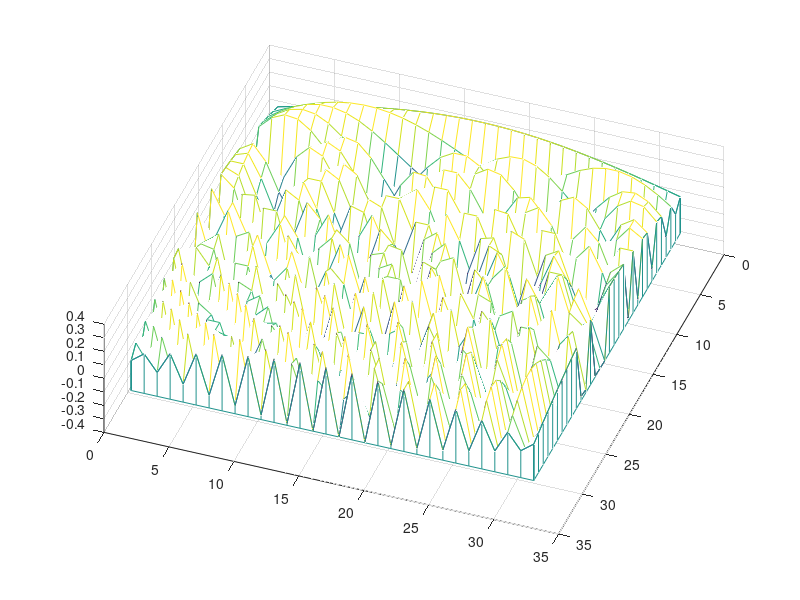
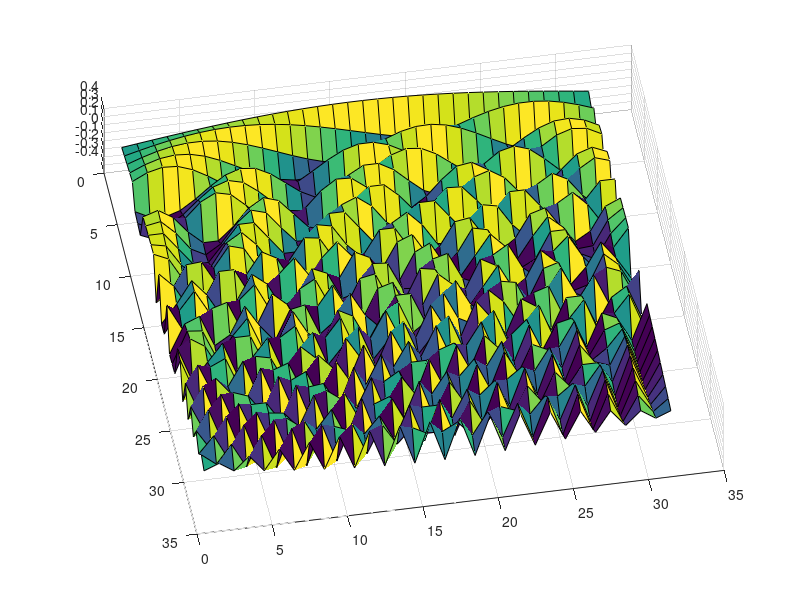
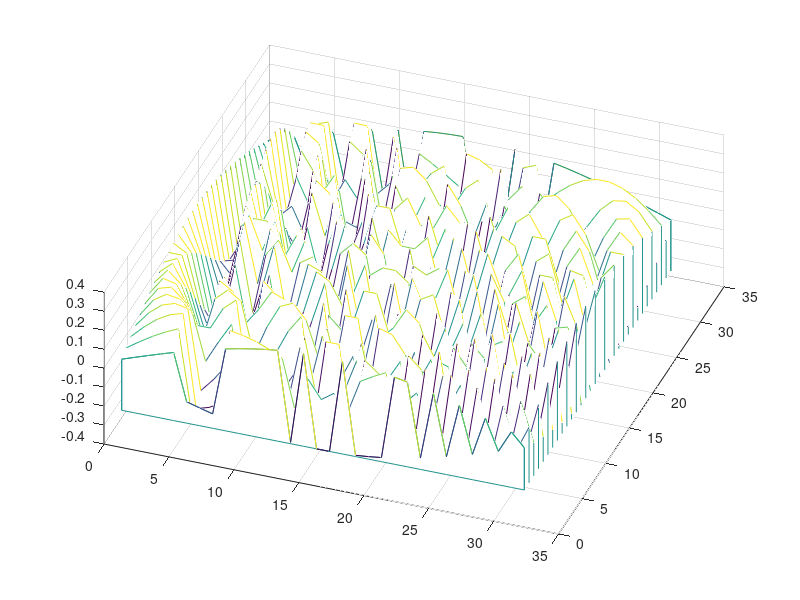

The MATLAB script that drew these images, in order: (Note: this script raises an error after producing the figures.)
function nw4(n)
%NW4     Computation and plotting of eigenvectors of
%        the oscillating tri-diagonal matrix (-1,2,-1)

%Kai Borre May 31, 1998
%Copyright (c) by Kai Borre
%$Revision: 1.0 $  $Date: 2000/12/16 $

if nargin == 0
   n = 32;
end

A = diag(2*ones(n,1))-diag(ones(n-1,1),1)-diag(ones(n-1,1),-1);
[v,d] = eig(A);
[y,ind] = sort(diag(d));

meshz(v(:,ind))
view(110,70)
figure;
surf(v(:,ind))
view(80,80)
figure;
waterfall(v(:,ind))
view(20,60)
%contourf(v(:,ind))
s%%%%%%%%%%%%%%%%%%% end nw4.m  %%%%%%%%%%%%
